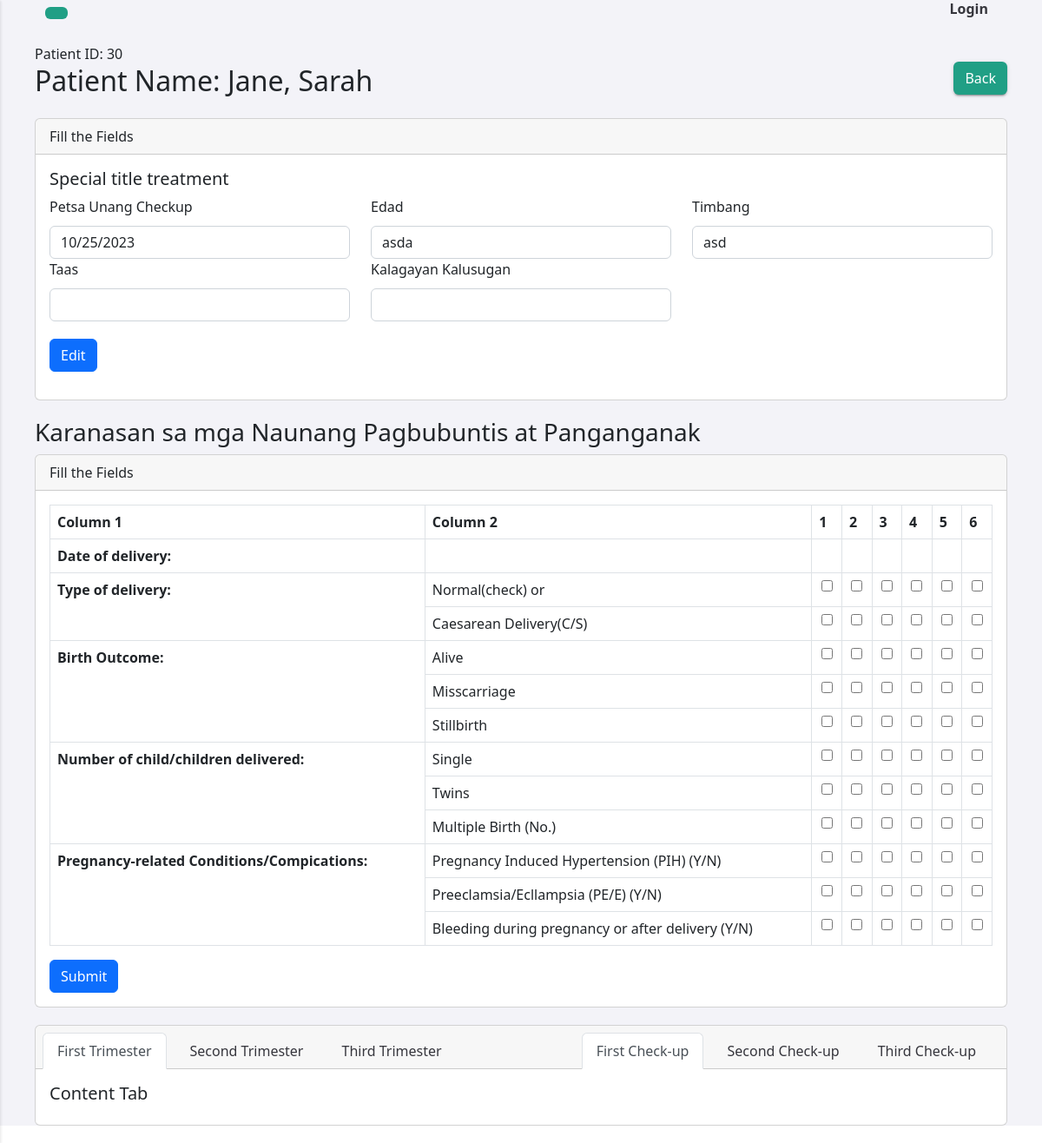
Page /add_prenatal.php?id=30 (signed in) on the committed database.
### tables this page shows
CREATE TABLE `patients_details` (
  `patients_details_id` int(11) NOT NULL,
  `petsa_unang_checkup` varchar(255) NOT NULL,
  `edad` varchar(255) NOT NULL,
  `timbang` varchar(255) NOT NULL,
  `taas` varchar(255) NOT NULL,
  `kalagayan_kalusugan` varchar(255) NOT NULL,
  `patients_id` int(11) NOT NULL
);

CREATE TABLE `patients` (
  `id` int(11) NOT NULL,
  `fname` varchar(255) NOT NULL,
  `mname` varchar(255) NOT NULL,
  `lname` varchar(255) NOT NULL,
  `contact` varchar(255) NOT NULL,
  `address` text NOT NULL,
  `fclt_id` int(11) NOT NULL
);

### includes/prenatal_functions.inc.php (called while the page is built, shortened)
<?php
function getPatientDetails($conn, $patientID) {
    $query = "SELECT patients.id, patients_details.* FROM patients LEFT JOIN patients_details ON patients.id = patients_details.patients_id WHERE id = $patientID";
    $result = mysqli_query($conn, $query);
    $row = mysqli_fetch_assoc($result);
    return $row;
}

### add_prenatal.php (the view, shortened to what this page needs)
<head>
    <link rel="stylesheet" href="https://cdnjs.cloudflare.com/ajax/libs/bootstrap-datepicker/1.9.0/css/bootstrap-datepicker.min.css">
</head>
<?php
include_once 'header.php';
include 'db_conn.php';
include_once 'includes/prenatal_functions.inc.php';
if (isset($_GET['id'])) {
  $patientID = $_GET['id'];
$row = getPatientDetails($conn, $patientID);
$columnNames = ($row) ? array_keys($row) : [];
  $sql = "SELECT * FROM patients LEFT JOIN patients_details ON patients.id = patients_details.patients_id WHERE patients.id = ?";
  $stmt = mysqli_stmt_init($conn);
  if (!mysqli_stmt_prepare($stmt, $sql)) {
      die("Statement preparation failed: " . mysqli_error($conn));
  }
  mysqli_stmt_bind_param($stmt, "i", $patientID);
  mysqli_stmt_execute($stmt);
  $result = mysqli_stmt_get_result($stmt);
  if ($row = mysqli_fetch_assoc($result)) {
      echo "Patient ID: " . $row['id'] . "<br>";
  } else {
      echo "Patient not found.";
  }
} else {
  echo "Invalid patient ID.";
}
?>
<div class="firstSec">
    <div class="head">
        <?php
        if ($row) {
            echo '<h2 class="mb-4"> Patient Name: ' . $row['lname'] . ', ' . $row['fname'] . ' ' . $row['mname'] . '</h2> ';
        }
        ?>
        <a href="prenatal.php"><button type="button" class="right-button btn">Back</button></a>
    </div>
    <div class="card">
        <div class="card-header">
            Fill the Fields
        </div>
        <div class="card-body" id= "firstSecCard">
            <h5 class="card-title">Special title treatment</h5>
            <form id="patients_details">
                <div class="row">
                <?php
                $hasData = false;
                foreach ($columnNames as $columnName) {
                    if ($columnName != 'patients_id' && $columnName != 'patients_details_id' && $columnName != 'id') {
                        $label = ucwords(str_replace('_', ' ', $columnName));
                        $value = ($row ? $row[$columnName] : '');
                        if (!empty($value)) {
                            $hasData = true;
                        }
                        $readonly = $hasData ? 'readonly' : '';
                        if ($columnName == 'petsa_unang_checkup') {
                            echo '<div class="form-group col-sm-12 col-md-6 col-lg-4">
                            <label for="datepicker">' . $label . '</label>
                                <div class="input-group">
                                    <input type="text" id="datepicker" class="form-control"
                                    value="' . $value . '" name="' . $columnName . '" ' . $readonly . '>
                                </div>
                            </div>';
                            continue;
                        }
                        echo '<div class="col-sm-12 col-md-6 col-lg-4">
                            <label for="' . $columnName . '">' . $label . '</label>
                            <input type="text" class="form-control" id="' . $columnName . '"
                            value="' . $value . '" name="' . $columnName . '" ' . $readonly . '>
                        </div>';
                          }
                      }
                      ?>
                </div>
                <?php
                if (!$hasData) {
                    echo '<button type="submit" class="btn btn-primary" id="submitBtn" name="submit" style="margin-top:20px">Submit</button>';
                    echo '<button class="btn btn-primary" id="editBtn" style="margin-top:20px; display:none">Edit</button>';
                    echo '<button type="submit" class="btn btn-primary" id="editBtnDone" name="submit" style="margin-top:20px; display:none">Save Edit</button>';
                }else{
                  echo '<button class="btn btn-primary" id="editBtn" style="margin-top:20px">Edit</button>';
                }
                ?>
            </form>
        </div>
    </div>
<div class="secodSec">
<h3>Karanasan sa mga Naunang Pagbubuntis at Panganganak</h3>
<div class="card">
<div class="card-header">Fill the Fields</div>
  <div class="card-body">
  <table class="table table-bordered">
    <thead>
      <tr>
        <th scope="col">Column 1</th>
        <th scope="col">Column 2</th>
        <th scope="col">1</th>
        <th scope="col">2</th>
        <th scope="col">3</th>
        <th scope="col">4</th>
        <th scope="col">5</th>
        <th scope="col">6</th>
      </tr>
    </thead>
    <tbody>
    <tr>
        <th>Date of delivery:</th>
        <td></td>
        <td></td>
        <td></td>
        <td></td>
        <td></td>
        <td></td>
        <td></td>
      </tr>
      <tr>
        <th rowspan="2">Type of delivery:</th>
        <td>Normal(check) or</td>
        <td class="text-center"><input class="custom-textbox" type="checkbox"></td>
        <td class="text-center"><input class="custom-textbox" type="checkbox"></td>
        <td class="text-center"><input class="custom-textbox" type="checkbox"></td>
        <td class="text-center"><input class="custom-textbox" type="checkbox"></td>
        <td class="text-center"><input class="custom-textbox" type="checkbox"></td>
        <td class="text-center"><input class="custom-textbox" type="checkbox"></td>
      </tr>
      <tr>
        <td>Caesarean Delivery(C/S)</td>
        <td class="text-center"><input class="custom-textbox" type="checkbox"></td>
        <td class="text-center"><input class="custom-textbox" type="checkbox"></td>
        <td class="text-center"><input class="custom-textbox" type="checkbox"></td>
        <td class="text-center"><input class="custom-textbox" type="checkbox"></td>
        <td class="text-center"><input class="custom-textbox" type="checkbox"></td>
        <td class="text-center"><input class="custom-textbox" type="checkbox"></td>
      </tr>
      <tr>
        <th rowspan="3">Birth Outcome:</th>
        <td>Alive</td>
        <td class="text-center"><input class="custom-textbox" type="checkbox"></td>
        <td class="text-center"><input class="custom-textbox" type="checkbox"></td>
        <td class="text-center"><input class="custom-textbox" type="checkbox"></td>
        <td class="text-center"><input class="custom-textbox" type="checkbox"></td>
        <td class="text-center"><input class="custom-textbox" type="checkbox"></td>
        <td class="text-center"><input class="custom-textbox" type="checkbox"></td>
      </tr>
      <tr>
        <td>Misscarriage</td>
        <td class="text-center"><input class="custom-textbox" type="checkbox"></td>
        <td class="text-center"><input class="custom-textbox" type="checkbox"></td>
        <td class="text-center"><input class="custom-textbox" type="checkbox"></td>
        <td class="text-center"><input class="custom-textbox" type="checkbox"></td>
        <td class="text-center"><input class="custom-textbox" type="checkbox"></td>
        <td class="text-center"><input class="custom-textbox" type="checkbox"></td>
      </tr>
      <tr>
        <td>Stillbirth</td>
        <td class="text-center"><input class="custom-textbox" type="checkbox"></td>
        <td class="text-center"><input class="custom-textbox" type="checkbox"></td>
        <td class="text-center"><input class="custom-textbox" type="checkbox"></td>
        <td class="text-center"><input class="custom-textbox" type="checkbox"></td>
        <td class="text-center"><input class="custom-textbox" type="checkbox"></td>
        <td class="text-center"><input class="custom-textbox" type="checkbox"></td>
      </tr>
      <tr>
        <th rowspan="3">Number of child/children delivered:</th>
        <td>Single</td>
        <td class="text-center"><input class="custom-textbox" type="checkbox"></td>
        <td class="text-center"><input class="custom-textbox" type="checkbox"></td>
        <td class="text-center"><input class="custom-textbox" type="checkbox"></td>
        <td class="text-center"><input class="custom-textbox" type="checkbox"></td>
        <td class="text-center"><input class="custom-textbox" type="checkbox"></td>
        <td class="text-center"><input class="custom-textbox" type="checkbox"></td>
      </tr>
      <tr>
        <td>Twins</td>
        <td class="text-center"><input class="custom-textbox" type="checkbox"></td>
        <td class="text-center"><input class="custom-textbox" type="checkbox"></td>
        <td class="text-center"><input class="custom-textbox" type="checkbox"></td>
        <td class="text-center"><input class="custom-textbox" type="checkbox"></td>
        <td class="text-center"><input class="custom-textbox" type="checkbox"></td>
        <td class="text-center"><input class="custom-textbox" type="checkbox"></td>
      </tr>
      <tr>
        <td>Multiple Birth (No.)</td>
        <td class="text-center"><input class="custom-textbox" type="checkbox"></td>
        <td class="text-center"><input class="custom-textbox" type="checkbox"></td>
        <td class="text-center"><input class="custom-textbox" type="checkbox"></td>
        <td class="text-center"><input class="custom-textbox" type="checkbox"></td>
        <td class="text-center"><input class="custom-textbox" type="checkbox"></td>
        <td class="text-center"><input class="custom-textbox" type="checkbox"></td>
      </tr>
      <tr>
        <th rowspan="3">Pregnancy-related Conditions/Compications:</th>
        <td>Pregnancy Induced Hypertension (PIH) (Y/N)</td>
        <td class="text-center"><input class="custom-textbox" type="checkbox"></td>
        <td class="text-center"><input class="custom-textbox" type="checkbox"></td>
        <td class="text-center"><input class="custom-textbox" type="checkbox"></td>
        <td class="text-center"><input class="custom-textbox" type="checkbox"></td>
        <td class="text-center"><input class="custom-textbox" type="checkbox"></td>
        <td class="text-center"><input class="custom-textbox" type="checkbox"></td>
      </tr>
      <tr>
        <td>Preeclamsia/Ecllampsia (PE/E) (Y/N)</td>
        <td class="text-center"><input class="custom-textbox" type="checkbox"></td>
        <td class="text-center"><input class="custom-textbox" type="checkbox"></td>
        <td class="text-center"><input class="custom-textbox" type="checkbox"></td>
        <td class="text-center"><input class="custom-textbox" type="checkbox"></td>
        <td class="text-center"><input class="custom-textbox" type="checkbox"></td>
        <td class="text-center"><input class="custom-textbox" type="checkbox"></td>
      </tr>
      <tr>
        <td>Bleeding during pregnancy or after delivery (Y/N)</td>
        <td class="text-center"><input class="custom-textbox" type="checkbox"></td>
        <td class="text-center"><input class="custom-textbox" type="checkbox"></td>
        <td class="text-center"><input class="custom-textbox" type="checkbox"></td>
        <td class="text-center"><input class="custom-textbox" type="checkbox"></td>
        <td class="text-center"><input class="custom-textbox" type="checkbox"></td>
        <td class="text-center"><input class="custom-textbox" type="checkbox"></td>
      </tr>
    </tbody>
  </table>
  <button type="button" class="btn btn-primary">Submit</button>
  </div>
</div>
</div>
</div>
<div class="thirdSec" id="thirdSec">
<div class="card">
    <div class="card-header">
        <div class="d-flex justify-content-between">
            <ul class="nav nav-tabs card-header-tabs button-container-left">
                <li class="nav-item">
                    <a class="nav-link active button" aria-current="true" role="button" data-tab="first_trimester">First Trimester</a>
                </li>
                <li class="nav-item">
                    <a class="nav-link button" aria-current="false" role="button" data-tab="second_trimester">Second Trimester</a>
                </li>
                <li class="nav-item">
                    <a class="nav-link button" aria-current="false" role="button" data-tab="third_trimester">Third Trimester</a>
                </li>
            </ul>
            <ul class="nav nav-tabs card-header-tabs second-nav-tabs button-container-right">
                <li class="nav-item">
                    <a class="nav-link active button" aria-current="true" role="button" data-tab="first_checkup">First Check-up</a>
                </li>
                <li class="nav-item">
                    <a class="nav-link button" aria-current="false" role="button" data-tab="second_checkup">Second Check-up</a>
                </li>
                <li class="nav-item">
                    <a class="nav-link button" aria-current="false" role="button" data-tab="third_checkup">Third Check-up</a>
                </li>
            </ul>
        </div>
    </div>
    <div class="card-body">
        <div class="tab-content">
            <div class="tab-pane active" id="contenttab">
                 <h5 class="card-title">Content Tab</h5>
            </div>
        </div>
    </div>
</div>
    </div>
    <?php
include_once 'footer.php'
?>

### css/style.css (style rules this page uses)
body { margin: 0; font-family: -apple-system, BlinkMacSystemFont, "Segoe UI", Roboto, "Helvetica Neue", Arial, "Noto Sans", sans-serif, "Apple Color Emoji", "Segoe UI Emoji", "Segoe UI Symbol", "Noto Color Emoji"; font-size: 1rem; font-weight: 400; line-height: 1.5; color: #212529; text-align: left; background-color: #fff; }
.head { display: flex; justify-content: space-between; align-items: center; }
.head a { text-decoration: none; }
.head .btn { margin-top: -30px; background-color: #209f85; color: #fff; text-decoration: none; box-shadow: rgba(0, 0, 0, 0.2) 0 3px 1px -2px, rgba(0, 0, 0, 0.14) 0 2px 2px 0, rgba(0, 0, 0, 0.12) 0 1px 5px 0; }
.nav-item a { text-decoration: none; color: #36363D; }
.nav-item { display: flex; align-items: center; margin-right: 20px; }
.nav-item { margin-right: 10px; }
.nav-link { text-decoration: none; color: #333; font-weight: bold; }
.card { margin-bottom: 20px; }
label { margin-bottom: 10px; }

### rows in the picture
patients_details: patients "30", patients.lname "Jane", patients.fname "Sarah", petsa_unang_checkup "10/25/2023", edad "asda", timbang "asd"

### other values in the picture
$label "Petsa Unang Checkup"
$label "Edad"
$label "Timbang"
$label "Taas"
$label "Kalagayan Kalusugan"
